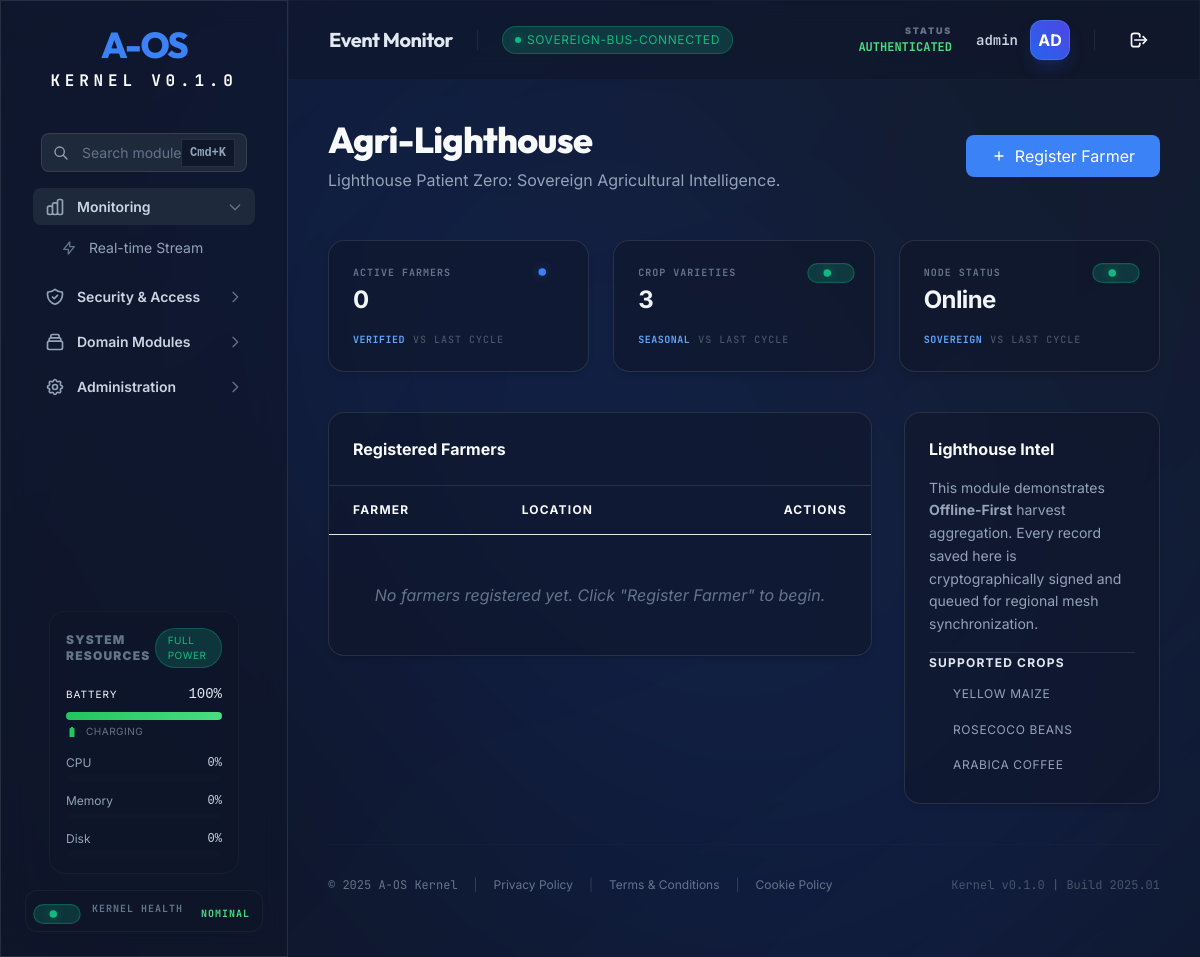
The app's page /agri/ (signed in) with its own data.
### tables this page shows
CREATE TABLE crops (
            id TEXT PRIMARY KEY,
            name TEXT NOT NULL,
            crop_type TEXT NOT NULL,
            growing_season TEXT NOT NULL
        );

### aos/api/routers/agri.py (the view)
@router.get("/", response_class=HTMLResponse)
async def agri_root(request: Request, current_user: dict = Depends(get_current_operator)):
    if not agri_state.module:
        return HTMLResponse("AgriModule not initialized", status_code=500)
    farmers = agri_state.module.list_all_farmers()
    crops = agri_state.module.list_crops()
    return templates.TemplateResponse(
        "agri.html",
        {
            "request": request,
            "user": current_user,
            "farmers": farmers,
            "crops": crops
        }
    )

### aos/api/templates/agri.html (shortened to what this page needs)
{% extends "dashboard.html" %}
{% block content %}
<div class="space-y-10 fade-in">
    <div class="flex flex-col md:flex-row md:items-center justify-between gap-6 mb-12">
        <div>
            <h1 class="aos-h1 text-[var(--aos-neutral-50)] mb-2">Agri-Lighthouse</h1>
            <p class="aos-text-muted aos-text-lg">Lighthouse Patient Zero: Sovereign Agricultural Intelligence.</p>
        </div>
        <div class="flex items-center gap-4">
            <button class="aos-btn aos-btn-primary aos-size-md" hx-get="/agri/farmer/new" hx-target="#modal-content"
                onclick="document.getElementById('agri-modal').classList.remove('hidden')">
                <svg class="w-4 h-4" fill="none" stroke="currentColor" viewBox="0 0 24 24">
                    <path stroke-linecap="round" stroke-linejoin="round" stroke-width="2" d="M12 6v6m0 0v6m0-6h6m0-0H6">
                    </path>
                </svg>
                <span>Register Farmer</span>
            </button>
        </div>
    </div>
    <div class="grid grid-cols-1 md:grid-cols-3 gap-6 mb-12">
        {{ data_card(label="Active Farmers", value=farmers|length, trend="Verified", status="info") }}
        {{ data_card(label="Crop Varieties", value=crops|length, trend="Seasonal", status="success") }}
        {{ data_card(label="Node Status", value="Online", trend="Sovereign", status="success") }}
    </div>
    <div class="grid grid-cols-1 lg:grid-cols-3 gap-8">
        <div class="lg:col-span-2">
            {% call card(padding="0") %}
            <div class="aos-p-6 border-b border-[var(--aos-surface-border)] bg-[var(--aos-surface-elevated)]/30">
                <h3 class="aos-text-lg font-bold text-[var(--aos-neutral-50)]">Registered Farmers</h3>
            </div>
            <div id="farmer-list-container">
                {% include "partials/farmer_list.html" %}
            </div>
            {% endcall %}
        </div>
        <div class="space-y-6">
            {% call card() %}
            <h3 class="aos-text-lg font-bold text-[var(--aos-neutral-50)] mb-4">Lighthouse Intel</h3>
            <div class="space-y-4 aos-text-sm aos-text-muted leading-relaxed">
                <p>This module demonstrates <strong>Offline-First</strong> harvest aggregation. Every record saved here
                    is cryptographically signed and queued for regional mesh synchronization.</p>
                <div class="aos-py-4 border-t border-[var(--aos-surface-border)]">
                    <h4 class="text-[var(--aos-neutral-200)] font-bold mb-2 aos-text-xs uppercase tracking-widest">
                        Supported Crops</h4>
                    <div class="flex flex-wrap gap-2">
                        {% for crop in crops %}
                        {{ badge(text=crop.name, variant="outline") }}
                        {% endfor %}
                    </div>
                </div>
            </div>
            {% endcall %}
        </div>
    </div>
</div>
{% endblock %}

### aos/api/templates/components/atoms/Badge.html (shortened to what this page needs)
{% macro badge(
text,
variant="info",
dot=True,
pulse=False,
class=""
) %}
<span class="aos-badge aos-badge-{{ variant }} {{ class }}">
    {% if dot %}
    <span class="aos-badge-dot aos-bg-{{ variant }} {% if pulse %}animate-pulse-slow{% endif %}"></span>
    {% endif %}
    {{ text }}
</span>
{% endmacro %}

### aos/api/templates/partials/design_system.html (style rules this page uses)
body { margin: 0; scroll-behavior: smooth; -webkit-font-smoothing: antialiased; background: var(--aos-surface-base); color: var(--aos-neutral-50); font-family: var(--aos-font-sans); }
.aos-p-6 { padding: var(--aos-spacing-6); }
.aos-h1 { font-family: var(--aos-font-display); font-size: var(--aos-size-4xl); font-weight: 800; letter-spacing: -0.02em; line-height: 1.1; }
.aos-text-sm { font-size: var(--aos-size-sm); }
.aos-text-xs { font-size: var(--aos-size-xs); }
.aos-text-muted { color: var(--aos-neutral-400); }

### aos/api/templates/dashboard.html (style rules this page uses)
.fade-in { animation: fadeIn 0.4s cubic-bezier(0.16, 1, 0.3, 1) forwards; }

### aos/api/templates/components/atoms/Badge.html (style rules this page uses)
.aos-badge-dot { width: 6px; height: 6px; border-radius: var(--aos-radius-full); margin-right: 6px; display: inline-block; }
.aos-bg-success { background: #10b981; box-shadow: 0 0 8px rgba(16, 185, 129, 0.4); }
.aos-bg-info { background: #3b82f6; box-shadow: 0 0 8px rgba(59, 130, 246, 0.4); }
.animate-pulse-slow { animation: pulse-slow 2s cubic-bezier(0.4, 0, 0.6, 1) infinite; }

### records on screen
crops: name "YELLOW MAIZE"
crops: name "ROSECOCO BEANS"
crops: name "ARABICA COFFEE"

### other values on screen
{{ title }} "Monitoring Security & Access Domain Modules Administration"
{{ item.text }} "Real-time Stream"
{{ name }} "KERNEL HEALTH"
{{ status_text }} "NOMINAL"
{{ text }} "SOVEREIGN-BUS-CONNECTED"
{{ user.username }} "admin"
{{ user.username[:2].upper() }} "AD"
{{ label }} "ACTIVE FARMERS CROP VARIETIES NODE STATUS"
{{ value }} "0 3 Online"
{{ trend }} "VERIFIED SEASONAL SOVEREIGN"
